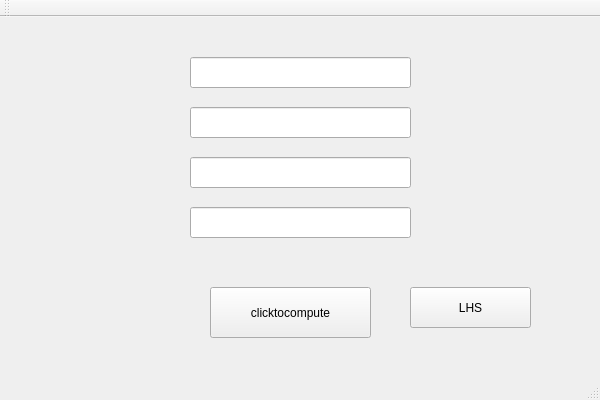
<?xml version="1.0" encoding="UTF-8"?>
<ui version="4.0">
 <class>MicroporemeasurementClass</class>
 <widget class="QMainWindow" name="MicroporemeasurementClass">
  <property name="geometry">
   <rect>
    <x>0</x>
    <y>0</y>
    <width>600</width>
    <height>400</height>
   </rect>
  </property>
  <property name="windowTitle">
   <string>Microporemeasurement</string>
  </property>
  <widget class="QWidget" name="centralWidget">
   <widget class="QPushButton" name="ClickToCompute">
    <property name="geometry">
     <rect>
      <x>210</x>
      <y>270</y>
      <width>161</width>
      <height>51</height>
     </rect>
    </property>
    <property name="text">
     <string>clicktocompute</string>
    </property>
   </widget>
   <widget class="QLineEdit" name="ReceiveDiameterMean">
    <property name="geometry">
     <rect>
      <x>190</x>
      <y>40</y>
      <width>221</width>
      <height>31</height>
     </rect>
    </property>
   </widget>
   <widget class="QLineEdit" name="ReceiveDiameterStd">
    <property name="geometry">
     <rect>
      <x>190</x>
      <y>90</y>
      <width>221</width>
      <height>31</height>
     </rect>
    </property>
   </widget>
   <widget class="QLineEdit" name="ReceiveAngleMean">
    <property name="geometry">
     <rect>
      <x>190</x>
      <y>140</y>
      <width>221</width>
      <height>31</height>
     </rect>
    </property>
   </widget>
   <widget class="QLineEdit" name="ReceiveAngleStd">
    <property name="geometry">
     <rect>
      <x>190</x>
      <y>190</y>
      <width>221</width>
      <height>31</height>
     </rect>
    </property>
   </widget>
   <widget class="QPushButton" name="LHSTest">
    <property name="geometry">
     <rect>
      <x>410</x>
      <y>270</y>
      <width>121</width>
      <height>41</height>
     </rect>
    </property>
    <property name="text">
     <string>LHS</string>
    </property>
   </widget>
  </widget>
  <widget class="QMenuBar" name="menuBar">
   <property name="geometry">
    <rect>
     <x>0</x>
     <y>0</y>
     <width>600</width>
     <height>25</height>
    </rect>
   </property>
  </widget>
  <widget class="QToolBar" name="mainToolBar">
   <attribute name="toolBarArea">
    <enum>TopToolBarArea</enum>
   </attribute>
   <attribute name="toolBarBreak">
    <bool>false</bool>
   </attribute>
  </widget>
  <widget class="QStatusBar" name="statusBar"/>
 </widget>
 <layoutdefault spacing="6" margin="11"/>
 <resources>
  <include location="Microporemeasurement.qrc"/>
 </resources>
 <connections/>
</ui>
